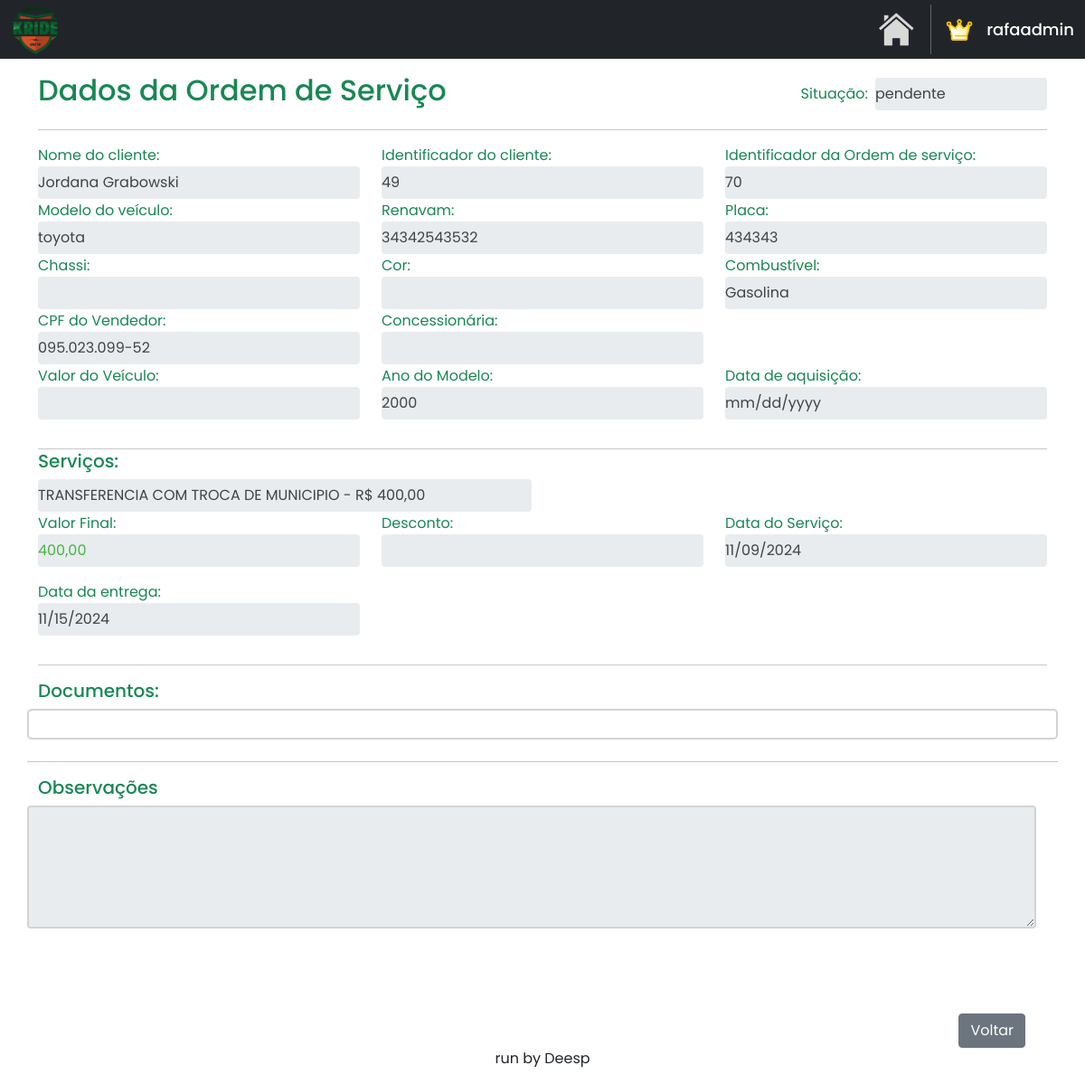
/home/consultar_os/70/ (signed in), run on an earlier commit of the app's database.
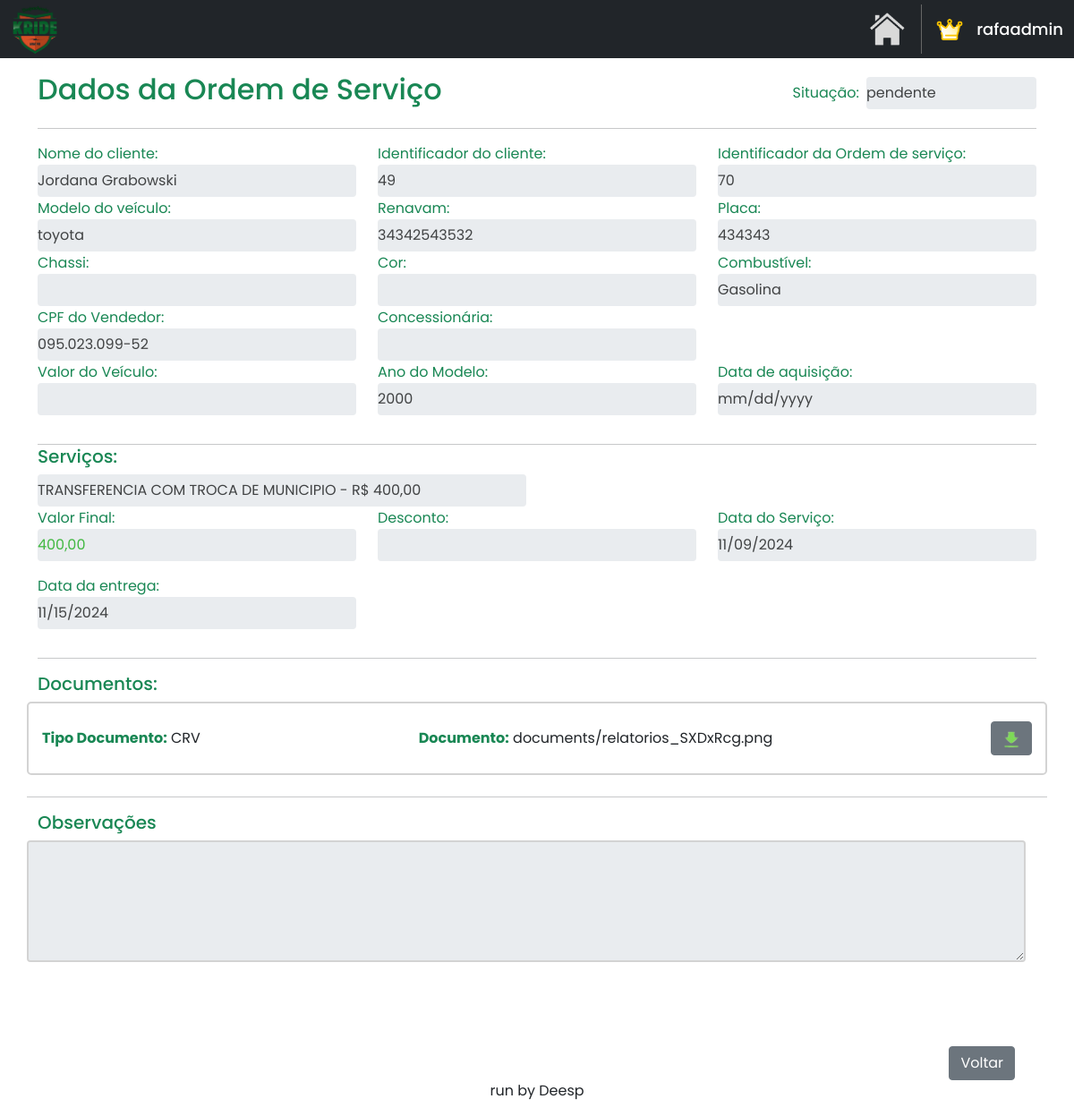
And on a later commit of the database.
### OS/models.py (models this page shows, shortened)
class Servico_os(models.Model):
    os_id = models.ForeignKey(OrdemServico, on_delete=models.CASCADE)
    servico_id = models.ForeignKey(Servico, on_delete=models.CASCADE)
    valor_servico = models.CharField(max_length=15, default='')

class Servico(models.Model):
    descricao = models.CharField(max_length=50)
    nome = models.CharField(max_length=50, default='')
    custo = models.CharField(max_length=10, default='0')
    valor_liquido = models.CharField(max_length=10, default='0')
    valor_total = models.CharField(max_length=10, default='0')
    taxa_detran = models.CharField(max_length=10, default='0')
    notas = models.TextField(blank=True, null=True)

class Documentos(models.Model):
    tipo_doc = models.CharField(max_length=30, default='')
    arquivo = models.FileField(upload_to='documents/')
    ordem_servico_id = models.ForeignKey(OrdemServico, on_delete=models.CASCADE)
    data_alteracao = models.DateTimeField(auto_now_add=True)
    def __str__(self):
        return self.tipo_doc

### OS/views.py (the view)
# urls.py: path('consultar_os/<str:id>/', osviews.consultar_os, name='consultar_os'),
@login_required
def consultar_os(request, id):
    ordem_servico = get_object_or_404(OrdemServico, pk=id)
    servicos_os = Servico_os.objects.filter(os_id=ordem_servico).select_related('servico_id')
    documentos_da_os = Documentos.objects.filter(ordem_servico_id=ordem_servico)
    datas = {
        'data_aq': (ordem_servico.data_aq.strftime('%Y-%m-%d') if ordem_servico.data_aq else ''),
        'data_servico':ordem_servico.data_servico.strftime('%Y-%m-%d'),
        'data_entrega': (ordem_servico.data_entrega.strftime('%Y-%m-%d') if ordem_servico.data_entrega else ''),
    }
    print(documentos_da_os)
    return render(
        request,
        'consultaos.html',
        {'ordem_servico': ordem_servico,
         'servicos_os': servicos_os,
         'documentos': documentos_da_os,
         'data': datas}
    )

### OS/templates/consultaos.html (shortened to what the changed rows need)
{% extends "base.html" %}
{% load static %}
{% block content %}
<!DOCTYPE html>
<html lang="en">
<head>
    <link href="https://cdn.jsdelivr.net/npm/bootstrap@5.0.2/dist/css/bootstrap.min.css" rel="stylesheet">
</head>
<body>
    <div class="container mt-3 custom-container">
        <div class="d-flex justify-content-start align-items-center">
            <h2 class="me-auto text-success">Dados da Ordem de Serviço</h2>
        </div>
    </div>
    <div class="container">
        <div class="row" style="margin-top: -15px;">
            {% for servico_os in servicos_os %}
                <div class="col-md-6 form-group">
                    <input type="text" class="form-control readonly-input" value="{{ servico_os.servico_id.nome }} - R$ {{ servico_os.servico_id.valor_total }}" readonly>
                </div>
            {% endfor %}
        </div>
        <div class="row">
            <h5 class="text-success">Documentos:</h5>
            <div class="col-12 document-list">
                {% for documento in documentos %}
                <div class="document-item">
                    <p><strong class="text-success">Tipo Documento:</strong> {{ documento.tipo_doc }}</p>
                    <p><strong class="text-success">Documento:</strong> {{ documento.arquivo }}</p>
                    <a href="{{ documento.arquivo.url }}" title="DOWNLOAD" class="btn btn-secondary" download>
                        <img src="{% static 'images/download.png' %}" alt="Download">
                    </a>
                </div>
                {% endfor %}
            </div>
        <hr class="mt-4">
        <div class="row">
            <h5 class="me-auto text-success">Observações</h5>
            <textarea class="form-control readonly-input obs" id="observacoes" name="observacoes" rows="5" cols="40" readonly>{{ ordem_servico.observacoes }}</textarea><br>
        </div>
        <div class="d-flex justify-content-end align-items-center" style="margin-top: 70px;">
            <a href="{% url 'ordem_servico' %}" class="btn btn-secondary me-4 mt-4">Voltar</a>
        </div>
    </div>
</body>
</html>
{% endblock %}

What changed in the data, as far as the page shows it:
added Documentos: tipo_doc "CRV", arquivo "documents/relatorios_SXDxRcg.png"
